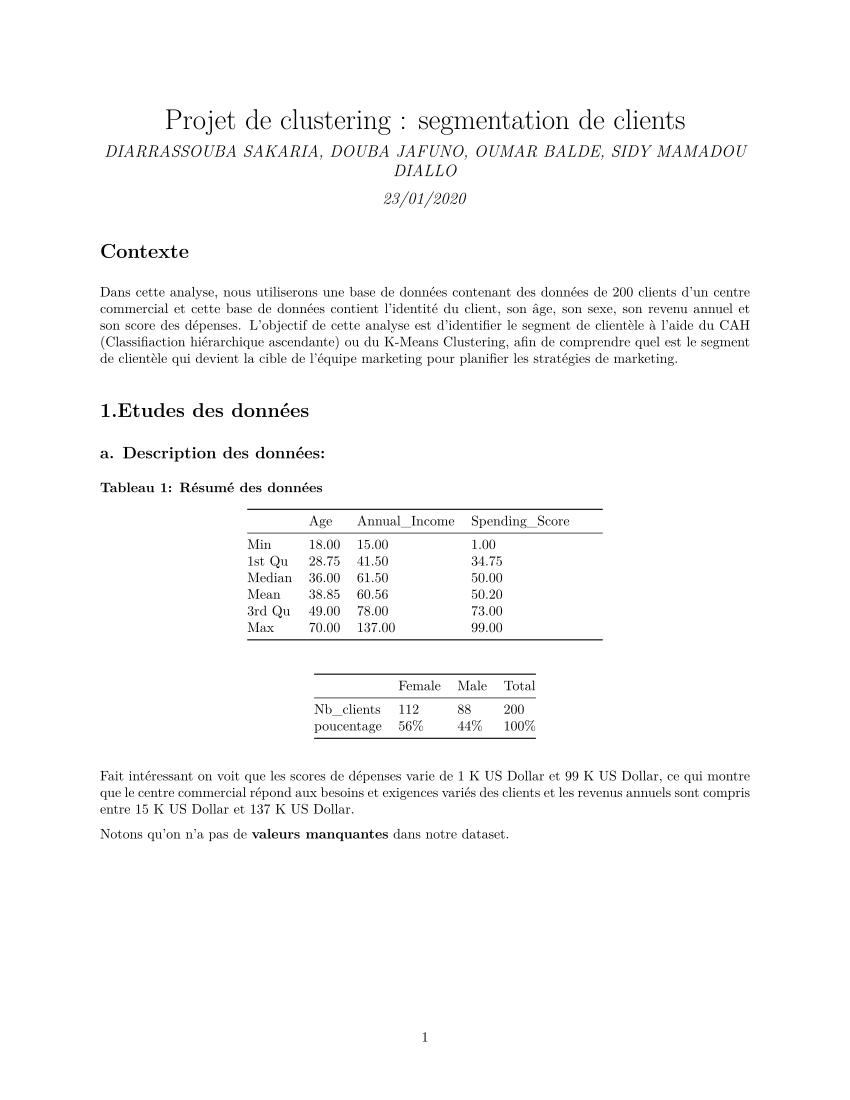

Recreate this plot in R.
#' ---	
#' title: 'Projet de clustering : segmentation de clients'	
#' author: 'DIARRASSOUBA SAKARIA, DOUBA JAFUNO, OUMAR BALDE, SIDY MAMADOU DIALLO '	
#' date: "23/01/2020"	
#' output:	
#'   html_document:	
#'     df_print: paged	
#' ---	
#' # Contexte	
#' Dans cette analyse, nous utiliserons une base de données contenant des données de 200 clients d'un centre commercial et cette base de données contient l'identité du client, son âge, son sexe, son revenu annuel et son score des dépenses. L'objectif de cette analyse est d'identifier le segment de clientèle à l'aide du CAH (Classifiaction hiérarchique ascendante) ou du K-Means Clustering, afin de comprendre quel est le segment de clientèle qui devient la cible de l'équipe marketing pour planifier les stratégies de marketing.	
#' 	
library(ggplot2)	
library(scales)	
library(FactoMineR)	
library(dplyr)	
library(funModeling)	
library(cowplot)	
library(plotrix)	
library(factoextra)	
library(NbClust)	
library(dendextend)	
#' 	
#' 	
#' # 1.Etudes des données	
#' ## a. Description des données:	
#' 	
#' 	
data<-read.csv("Mall_Customers.csv",header = TRUE,sep=",")	
names(data)=c("CostumerID","Gender","Age","Annual_Income","Spending_Score")	
data=data[,2:5] #on élimine costumerID 	
#summary(data)	
#' 	
#' **Tableau 1: Résumé des données**	
#' 	
#' || Age|Annual_Income|Spending_Score|	
#' |----|-----|----|-----|-----|------|	
#' |Min|18.00|15.00|1.00|	
#' |1st Qu|28.75|41.50|34.75|	
#' | Median|36.00|61.50|50.00|	
#' |Mean|38.85|60.56|50.20|	
#' |3rd Qu|49.00|78.00|73.00|	
#' |Max|70.00|137.00|99.00|	
#' 	
#' ||Female|Male|Total|	
#' |----|---|-----|---|	
#' |Nb_clients|112|88|200|	
#' |poucentage|56%|44%|100%|	
#' Fait intéressant on voit que les scores de dépenses varie de 1 K US Dollar et 99 K US Dollar, ce qui montre que le centre commercial répond aux besoins et exigences variés des clients et les revenus annuels sont compris entre 15 K US Dollar et 137 K US Dollar.	
#' 	
#' 	
#colSums(is.na(data))	
#' 	
#' Notons qu'on n'a pas de **valeurs manquantes** dans notre dataset.	
#' 	
#' ## b. Répartions des ages	
#' 	
#' 	
hist(data$Age,col="orange",	
     main="historgramme des ages",	
     xlab = "Class_Age",	
     ylab="fréquence",	
     labels = TRUE,	
     ylim=c(0,40)	
     )	
	
#' 	
#' 	
#' Là, on constate que la majeure partie des clients ont des ages compris entre 25 et 40 ans donc on peut dire qu'on a une clientèle jeune.	
#' 	
#' ## c. Répartitions des scores de dépenses et revenus anneuls en fonction du genre	
#' 	
scor<-ggplot(data,aes(x=Gender,y=Spending_Score,fill=Gender))+	
         geom_boxplot() + 	
        ggtitle("Sp_Score(1-100) v Gender") 	
	
Rev_An<-ggplot(data,aes(x=Gender,y=Annual_Income))+	
         geom_violin(scale = "area", aes(fill = Gender)) + 	
        ggtitle("An_Inc(K$) v Gender") +	
        geom_hline(yintercept = c(15,125,137))+	
  	
        stat_sum()	
plot_grid(scor,Rev_An)	
	
#' 	
#' 	
#' Avec ce graphe des revenus annuels ci-dessus, on constate que deux choses, premiérement que les femmes, leur revenu annuel varie entre **15 K** et **125 K US Dollar** et pour les hommes, leur revenu annuel varie entre **15 K** et **137 K US Dollar**, clairement on peut affirmer que le genre a un impact sur le revenu annuel.	
#' Pour le graphe des scores de dépenses on voit clairement que la plupart des hommes ont un score de dépenses d'environ 25 à 70 alors que les femmes ont un score de dépenses d'environ 35 à 75. Ce qui confirme encore une foisque les femmes sont les leaders en matière de shopping.	
#' Par conséquent, on voit que le genre du client à une influence sur le revenu annuel et le score de dépense pour un client donné.	
#' 	
#' # 2.Clustering	
#' ## a. CAH	
#' ### Principe du CAH	
#' Le principe de la CAH est de rassembler des individus selon un critère de ressemblance défini au préalable qui s’exprimera sous la forme d’une matrice de distances, exprimant la distance existant entre chaque individu pris deux à deux. Deux observations identiques auront une distance nulle. Plus les deux observations seront dissemblables, plus la distance sera importante. La CAH va ensuite rassembler les individus de manière itérative afin de produire un dendrogramme ou arbre de classification. La classification est ascendante car elle part des observations individuelles ; elle est hiérarchique car elle produit des classes ou groupes de plus en plus vastes, incluant des sous-groupes en leur sein. En découpant cet arbre à une certaine hauteur choisie, on produira la partition désirée.	
#' 	
#' ### Mise en oeuvre	
#' 	
den<-hclust(dist(data[,c(3,4)],method="euclidean"),method='ward.D2')	
fviz_dend(den,show_labels = FALSE,main="Dendogramme",	
          k = 3,	
          k_colors = c("red","blue","green")	
          #rect = TRUE,	
          #rect_border = c("#2E9FDF", "#00AFBB", "#E7B800"),	
          #rect_fill = TRUE	
          )	
#' 	
#' 	
#' On voit qu'on a 3 groupes distincts. Découpons maintenant ce dendogramme en 3 groupes à la hauteur h=300 en utilisant la fonction **cutree** .	
#' 	
decoup_clust=cutree(den,h=300)	
#table(decoup_clust)	
	
#' 	
#' **Tableau 2 : les 3 différents clusters**	
#' 	
#' ||cluster1|cluster2|cluster3|Total|	
#' |---|---|---|---|----|	
#' Nb_clients|129|39|32|200|	
#' |Pourcentage|64.5%|19.5%|16%|100%|	
#' **Résumé cluster 1 :**	
#' 	
ind1=which(decoup_clust==1)	
ind2=which(decoup_clust==2)	
ind3=which(decoup_clust==3)	
cluster1=data[ind1,]	
cluster2=data[ind2,]	
cluster3=data[ind3,]	
#summary(cluster1)	
#' 	
#' | |Age|Annual_Income|Spending_Score|	
#' |---|---|---|---|---|---|	
#' |Min|18.00|15.00|3.00|	
#' |1st Qu| 25.00|33|41.00|	
#' |Median|38.00 |48.00|49.00|	
#' |Mean|40.18|45.55|49.13|	
#' |3rd Qu|51.00|60.00|58.00|	
#' |Max|70.00|79.00|99.00|	
#' 	
#' ||Female|Male|Total|	
#' |----|---|-----|---|	
#' |Nb_clients|77|52|129|	
#' |Pourcentage|60%|40%|100%|	
#' **Résumé cluster 2**	
#' 	
#summary(cluster2)	
#' 	
#' | |Age|Annual_Income|Spending_Score|	
#' |---|---|---|---|---|---|	
#' |Min|27.00|69.00|63.00|	
#' | 1st Qu|30.00|75.50|74.50|	
#' | Median|32.00|79.00|83.00|	
#' | Mean|32.69|86.54|82.13|	
#' |3rd Qu|35.50|95.00|90.00|	
#' |Max|40.00|137.00|97.00|	
#' 	
#' ||Female|Male|Total|	
#' |----|---|-----|---|	
#' |Nb_clients|21|18|39|	
#' |Pourcentage|54%|46%|100%|	
#' **Résumé cluster 3:**	
#' 	
#summary(cluster3)	
	
	
#' 	
#' ||Age|Annual_Income|Spending_Score|	
#' |---|---|---|---|---|---|	
#' |Min|19.00|71.00|1.00|	
#' | 1st Qu|34.00|78.00|9.75|	
#' |Median|41.50|86.50|15.00|  	
#' |Mean|41.00|89.41|15.59|  	
#' |3rd Qu|47.00|98.25|20.50|  	
#' |Max|59.00|137.00|39.00|	
#' 	
#' ||Female|Male|Total|	
#' |----|---|-----|----|	
#' |Nb_clients|14|18|32|	
#' |Pourcentage|43.75%|56.25%|100%|	
#' 	
plt1<-ggplot(data, aes(x =Annual_Income, y =Spending_Score) )+ 	
    geom_point(stat = "identity", aes(color = as.factor(decoup_clust)),size=3) +	
    geom_hline(yintercept = 50.20)+	
    geom_vline(xintercept = 60.56)+	
    scale_color_discrete(name=" ",	
                         #breaks=c("1", "2", "3"),	
                         labels=c("Cluster 1", "Cluster 2", "Cluster 3")) +	
    ggtitle(" Cluster des clients")+	
  xlab("revenus_annuels")+ylab("Score_dépenses")	
	
	
plot(plt1)	
#' 	
#' 	
plt2<-ggplot(data, aes(x =Age, y =Spending_Score) )+ 	
    geom_point(stat = "identity", aes(color = as.factor(decoup_clust)),size=3) +	
    geom_hline(yintercept = 50.20)+	
    geom_vline(xintercept = 38.85)+	
    geom_hline(yintercept =62.5)+	
    scale_color_discrete(name=" ",	
                         #breaks=c("1", "2", "3"),	
                         labels=c("Cluster 1", "Cluster 2", "Cluster 3")) +	
    ggtitle(" répartition des clients en fonction leur age")+	
  xlab("Ages")+ylab("Score_dépenses")	
plot(plt2)	
	
#' 	
#' 	
#' ### Analyse et interprétation des 3 clusters 	
#' **- Pour le graphe revenus_annuels et Score_dépenses :** 	
#' Le cluster 1 est caractérisé par pour la quasi-totalité des clients de ce groupe par un faible revenu annuel qui varie entre **15 K** et **76 K US Dollar** et par un score de dépense variant entre **3 K ** et **99 K US Dollar**.Ce cluster, on peut le voir comme étant le groupe  de clients standard.	
#' Les personnes du cluster 2 font plus d'achats(de **63 K** à **97 K US Dollar**) que les autres personnes des deux autres  groupes,donc on peut dire qu'elles sont plut$\hat{o}$t ravis par les services qu'offre le centre commercial.	
#' Notons aussi qu'elles ont des revenus annuels élevés variant entre **69 K** et **137 K US Dollar** et que la gente féminine est représentée à **54%**.	
#' Pour les clients du cluster 3, on constate qu'ils ont un revenu annuel élevé qui est  entre **71 K** et **137 K US Dollar** mais ils ont  un faible score de dépense variant entre **1 K** et **39 K US Dollar**. De plus, la gente masculine est représentée à 56.25%, on peut dire que les clients de ce groupe ne sont pas satisfaits des services du centre commercial surtout la gente masculine par conséquent le centre commercial a une carte à jouer pour inverser cette tendance.	
#' En ce qui concerne le **graphe Score_dépenes vs Age**, on observe que les clients ayant plus de 40 ans indépendement de leur sexe ont des scores de dépenses faible en moyenne et ne dépassent pas **62.5 US Dollar** donc le centre a intér$\hat{e}$t de changer ses offres afin de répondre aux attentes de cette tranche d'ages. Pour les personnes agées de moins 40 ans, on constate l'effet inverse et donc le centre commercial peut les accorder quelques opportinuités afin qu'ils continuent à faire leurs achats.	
#' 	
#' **Conclusion:**	
#' Avec le CAH, on a pu classifier les clients en 3 groupes.	
#' Les informations qu'apportent cette classification permettra au centre commercial  de planifier des plans marketing ciblés.	
#' 	
#' ## b. Kmeans	
#' ### Principe du Kmeans	
#' K-means est un algorithme non supervisé de clustering non hiérarchique.Il permet de regrouper en K clusters distincts les observations d'un dataset. Ainsi les données similaires se retrouveront  dans un même cluster. Par ailleurs, une observation ne peut se retrouver que dans un cluster à la fois (exclusivité d’appartenance). Une même observation, ne pourra donc, appartenir à deux clusters différents.	
#' 	
#' ### Mise en oeuvre	
#' D'abord, on va chercher le **k optimal** en utilisant la méthode de la *silhouette*.	
#' 	
#' 	
#head(data)	
data_custer <-scale(data[,c(3,4)])# on sélectionne toutes les variables age, Annual_Income et Spend_Sore	
fviz_nbclust(data_custer, kmeans, method = "silhouette")	
	
#' 	
#' 	
#' Donc le **K optimal** vaut 5 et faisons maintenant le Kmeans avec K=5.	
#' 	
#' **Tableau 3: les 5 clusters**	
#' 	
km<-kmeans(data_custer,5,iter.max =500,nstart = 5,algorithm = "Hartigan-Wong")	
cluster=km$cluster	
cluster1=data[which(cluster==1),]	
cluster2=data[which(cluster==2),]	
cluster3=data[which(cluster==3),]	
cluster4=data[which(cluster==4),]	
cluster5=data[which(cluster==5),]	
	
#' 	
#' 	
#table(cluster)	
#summary(cluster1)	
#summary(cluster2)	
#summary(cluster3)	
#summary(cluster4)	
#summary(cluster5)	
	
#' 	
#' ||Cluser1|cluster2|cluster3|cluster4|cluster5|Total|	
#' |----|-----|----|----|----|----|---|	
#' |Female|21|16|48|13|14|112|	
#' |Male|18|19|33|9|9|88|	
#' |Nb_clients|39|35|81|22|23|200|	
#' |Pourcentage|19.5%|17.5%|40.5%|11%|11.5%|100%|	
#' 	
plt3<-ggplot(data, aes(x =Annual_Income, y =Spending_Score) )+ 	
    geom_point(stat = "identity", aes(color = as.factor(cluster)),size=3) +	
    #geom_hline(yintercept = 50.20)+	
    #geom_vline(xintercept = 60.56)+	
    scale_color_discrete(name=" ",	
                         breaks=c("1", "2", "3" ,"4", "5"),	
                        labels=c("Cluster 1", "Cluster 2", "Cluster 3","cluster 4","cluster 5"))+	
    ggtitle(" Cluster des clients")+	
  xlab("revenus_annuels")+ylab("Score_dépenses")	
	
	
plot(plt3)	
	
#' 	
#' 	
#' ### Analyse et interprétation des 5 clusters	
#' Avec ce graphique ci-dessus, on voit clairement les clusters 3, 1, 5, 2 et 4 sont caractérisés respectivement  par des revenus annuels et score de dépenses trés élevès, par des revenus annuels élevés et des scores de dépenses faibles, par des revenus annuels et scores de dépenses moyens, par des revenus annuels faibles et des scores de dépenses trés élevés, par des revenus annuels et scores de dépenses trés faibles.	
#' Notons que le cluster 1 est dominé par la gente masculine.	
#' 	
#' 	
plt4<-ggplot(data, aes(x =Age, y =Spending_Score) )+ 	
    geom_point(stat = "identity", aes(color = as.factor(cluster)),size=3) +	
    geom_hline(yintercept = 50.20)+	
    geom_hline(yintercept =62.5 )+	
    geom_vline(xintercept = 38.85)+	
    scale_color_discrete(name=" ",	
                         breaks=c("1", "2", "3", "4", "5"),	
                         labels=c("Cluster 1", "Cluster 2", "Cluster 3","cluster 4","cluster5")) +	
    ggtitle(" Répartition des clients en fonction de leur age")+	
  xlab("Ages")+ylab("Score_dépenses")	
plot(plt4)	
	
#' 	
#' 	
#' On a la m$\hat{e}$me configuration que celle obtenue avec le CAH (graphique Score_dépenses vs Age) donc on a la m$\hat{e}$me interprétation.	
#' 	
#' ## c. CAH vs Kmeans lequel chosir !	
#' On constate que le kmeans a éte plus sensible que le CAH dans la segmentation des clients de cette dataset donc il est préférable de montrer les résultats obtenus par le Kmeans  aux responsables du centre commercial et ces résultats permettront au centre commercial de planifier  des plans marketing.	
#' 	
#' # Conclusion:	
#' 	
#' Avec ces deux alogrithmes, on est arrivé à bien segmenter la clientèle du centre commercial.	
#' Cette segmentation sera d'aide précise lors de la prise de décision en ce qui concerne le plan marketing. Il devra consacrer une partie de son plan marketing pour la gente masculine.	
